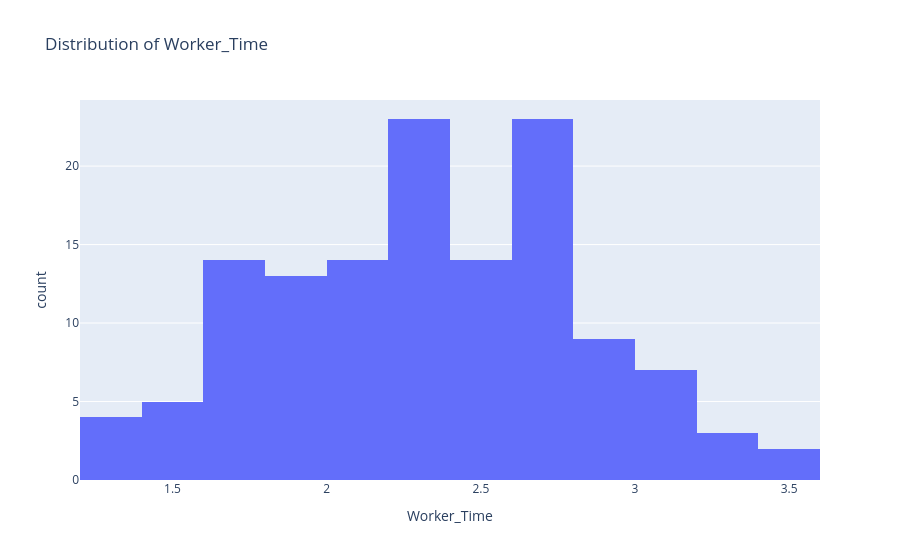
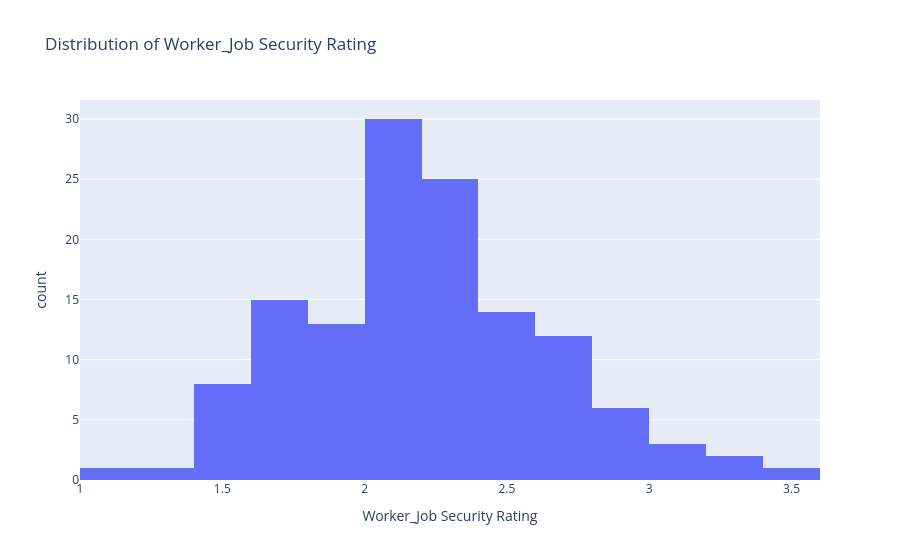
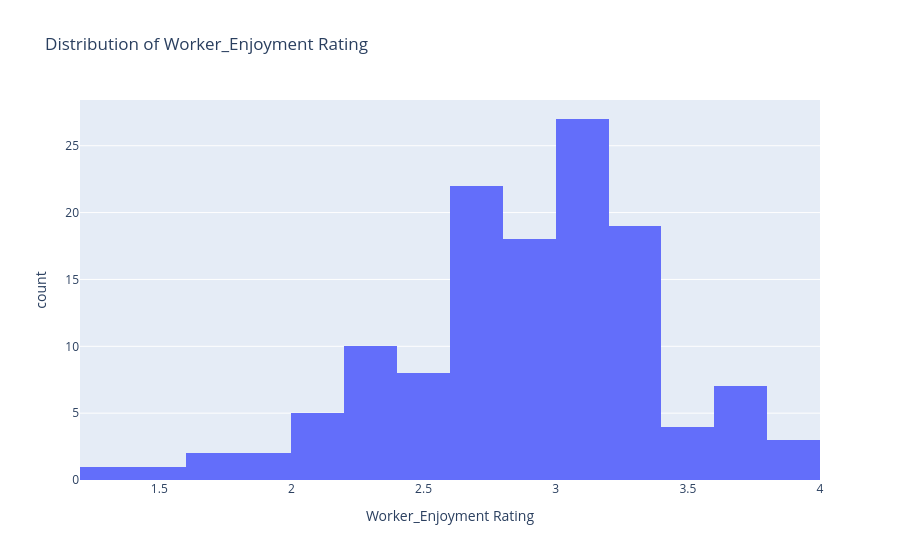
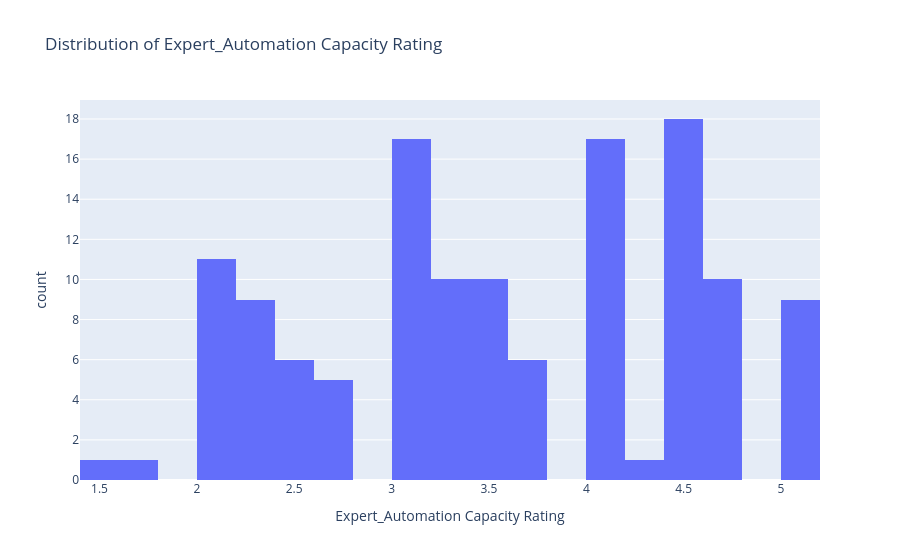

The code cell stored with these charts, in order, in its notebook:
### Code cell
vars_to_plot = ['Worker_Time','Worker_Job Security Rating','Worker_Enjoyment Rating','Expert_Automation Capacity Rating']
for col in vars_to_plot:
    if col in it_master.columns:
        fig = px.histogram(it_master, x=col, nbins=20, title=f'Distribution of {col}')
        fig.show()
    else:
        print('Column not found:', col)

### Figure 1 — Plotly figure (JSON) as saved in the notebook; plotly's stock layout.template omitted (floating-point values rounded to 4 significant figures; data arrays with more than 128 entries replaced by an {"elided": "..."} marker saying what was removed)
{"data": [{"alignmentgroup": "True", "bingroup": "x", "hovertemplate": "Worker_Time=%{x}<br>count=%{y}<extra></extra>", "legendgroup": "", "marker": {"color": "#636efa", "pattern": {"shape": ""}}, "name": "", "nbinsx": 20, "offsetgroup": "", "orientation": "v", "showlegend": false, "type": "histogram", "x": {"elided": "186 float values"}, "xaxis": "x", "yaxis": "y"}], "layout": {"barmode": "relative", "legend": {"tracegroupgap": 0}, "title": {"text": "Distribution of Worker_Time"}, "xaxis": {"anchor": "y", "domain": [0, 1], "title": {"text": "Worker_Time"}}, "yaxis": {"anchor": "x", "domain": [0, 1], "title": {"text": "count"}}}}

### Figure 2 — Plotly figure (JSON) as saved in the notebook; plotly's stock layout.template omitted (floating-point values rounded to 4 significant figures; data arrays with more than 128 entries replaced by an {"elided": "..."} marker saying what was removed)
{"data": [{"alignmentgroup": "True", "bingroup": "x", "hovertemplate": "Worker_Job Security Rating=%{x}<br>count=%{y}<extra></extra>", "legendgroup": "", "marker": {"color": "#636efa", "pattern": {"shape": ""}}, "name": "", "nbinsx": 20, "offsetgroup": "", "orientation": "v", "showlegend": false, "type": "histogram", "x": {"elided": "186 float values"}, "xaxis": "x", "yaxis": "y"}], "layout": {"barmode": "relative", "legend": {"tracegroupgap": 0}, "title": {"text": "Distribution of Worker_Job Security Rating"}, "xaxis": {"anchor": "y", "domain": [0, 1], "title": {"text": "Worker_Job Security Rating"}}, "yaxis": {"anchor": "x", "domain": [0, 1], "title": {"text": "count"}}}}

### Figure 3 — Plotly figure (JSON) as saved in the notebook; plotly's stock layout.template omitted (floating-point values rounded to 4 significant figures; data arrays with more than 128 entries replaced by an {"elided": "..."} marker saying what was removed)
{"data": [{"alignmentgroup": "True", "bingroup": "x", "hovertemplate": "Worker_Enjoyment Rating=%{x}<br>count=%{y}<extra></extra>", "legendgroup": "", "marker": {"color": "#636efa", "pattern": {"shape": ""}}, "name": "", "nbinsx": 20, "offsetgroup": "", "orientation": "v", "showlegend": false, "type": "histogram", "x": {"elided": "186 float values"}, "xaxis": "x", "yaxis": "y"}], "layout": {"barmode": "relative", "legend": {"tracegroupgap": 0}, "title": {"text": "Distribution of Worker_Enjoyment Rating"}, "xaxis": {"anchor": "y", "domain": [0, 1], "title": {"text": "Worker_Enjoyment Rating"}}, "yaxis": {"anchor": "x", "domain": [0, 1], "title": {"text": "count"}}}}

### Figure 4 — Plotly figure (JSON) as saved in the notebook; plotly's stock layout.template omitted (floating-point values rounded to 4 significant figures; data arrays with more than 128 entries replaced by an {"elided": "..."} marker saying what was removed)
{"data": [{"alignmentgroup": "True", "bingroup": "x", "hovertemplate": "Expert_Automation Capacity Rating=%{x}<br>count=%{y}<extra></extra>", "legendgroup": "", "marker": {"color": "#636efa", "pattern": {"shape": ""}}, "name": "", "nbinsx": 20, "offsetgroup": "", "orientation": "v", "showlegend": false, "type": "histogram", "x": {"elided": "186 float values"}, "xaxis": "x", "yaxis": "y"}], "layout": {"barmode": "relative", "legend": {"tracegroupgap": 0}, "title": {"text": "Distribution of Expert_Automation Capacity Rating"}, "xaxis": {"anchor": "y", "domain": [0, 1], "title": {"text": "Expert_Automation Capacity Rating"}}, "yaxis": {"anchor": "x", "domain": [0, 1], "title": {"text": "count"}}}}
